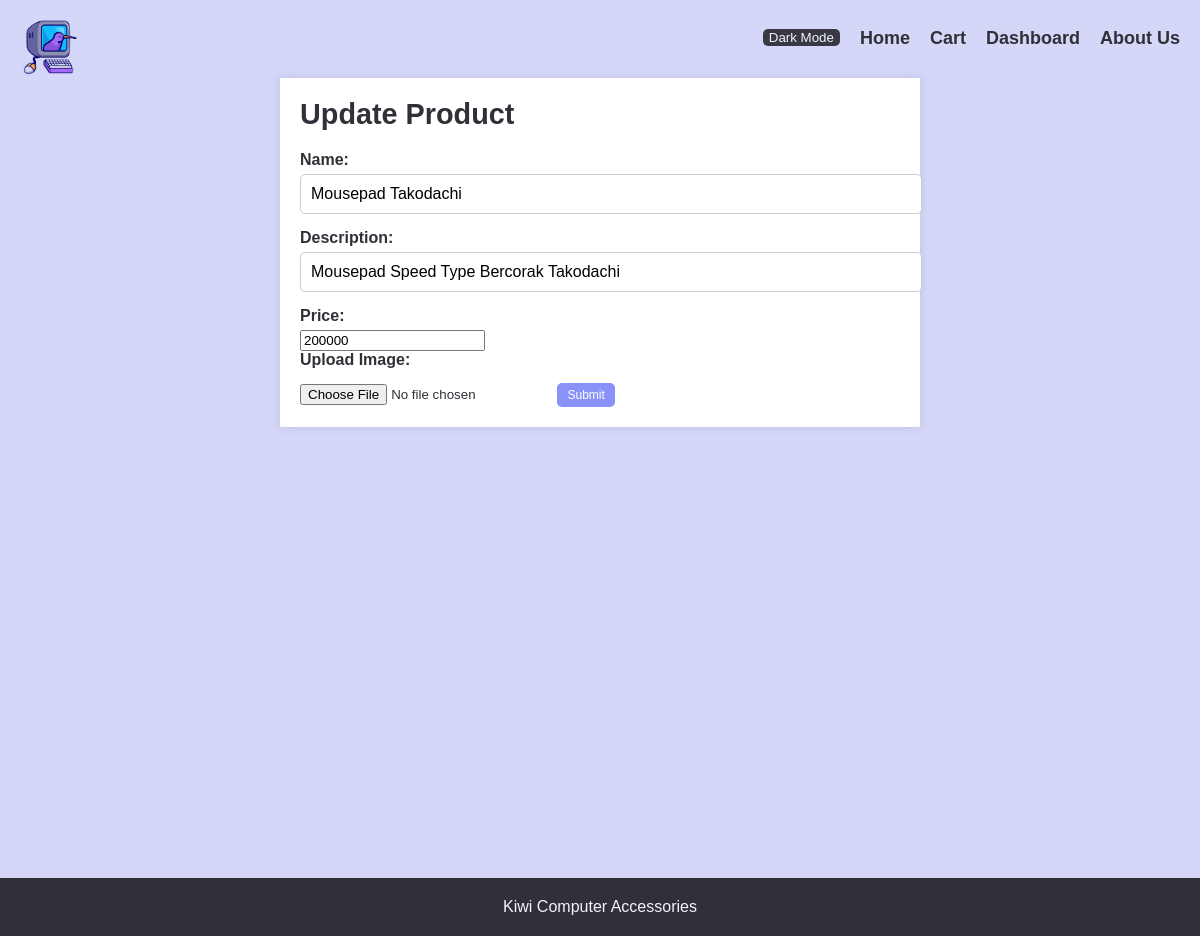
The app's page /update.php?id=2 with its own data.
### tables this page shows
CREATE TABLE `accessories` (
  `id` int(5) NOT NULL,
  `name` varchar(50) NOT NULL,
  `description` varchar(255) NOT NULL,
  `price` int(10) NOT NULL,
  `image` varchar(255) NOT NULL
);

### update.php (the view, shortened to what this page needs)
<?php require("includes/connection.php") ?>
<?php
if (isset($_GET["id"])) {
    $id = $_GET["id"];
    $result = mysqli_query($conn, "SELECT * FROM accessories WHERE id = '$id'");
    $row = mysqli_fetch_assoc($result);
}
?>
<!DOCTYPE html>
<html lang="en">
<head>
    <link rel="stylesheet" href="style.css">
</head>
<body>
    <header>
        <?php include('includes/navbar.php'); ?>
    </header>
    <section class="form-section">
        <div class="container-form">
            <h2>Update Product</h2>
            <form action="" method="POST" enctype="multipart/form-data">
                <label for="name">Name:</label>
                <input type="text" id="name" name="name" value="<?= $row['name'] ?>" required>
                <label for="description">Description:</label>
                <input type="text" id="description" name="description" value="<?= $row['description'] ?>" required>
                <label for="price">Price:</label>
                <input type="number" id="price" name="price" value="<?= $row['price'] ?>" required>
                <label for="image">Upload Image:</label>
                <input type="file" id="image" name="image" value="<?= $row['image'] ?>" accept="image/*">
                <button type="submit" name="update" value="update">Submit</button>
            </form>
        </div>
    </section>
    <?php include('includes/footer.php'); ?>
</body>
</html>

### style.css (style rules this page uses)
body, h1, h2, p, ul, li { margin: 0; padding: 0; }
body { font-family: Arial, sans-serif; background-color: #d4d7f8; color: #303038; }
.container-form { max-width: 600px; margin: 0 auto; padding: 20px; background-color: #fff; box-shadow: 0 0 10px rgba(0, 0, 0, 0.1); }
.form-section { height: 100vh; }
.form-section h2 { font-size: 1.8em; margin-bottom: 20px; color: #303038; }
label { display: block; font-weight: bold; margin-bottom: 5px; color: #303038; }
input[type="text"] { width: 100%; padding: 10px; margin-bottom: 15px; border: 1px solid #ccc; border-radius: 5px; font-size: 16px; }
input[type="file"] { margin-top: 10px; }
.container-form button[type="submit"] { background-color: #8992F9; color: #fff; border: none; padding: 5px 10px; font-size: 12px; border-radius: 5px; cursor: pointer; transition: background-color 0.3s ease, color 0.3s ease; }

### records on screen
accessories: name "Mousepad Takodachi", description "Mousepad Speed Type Bercorak Takodachi", price "200000"
